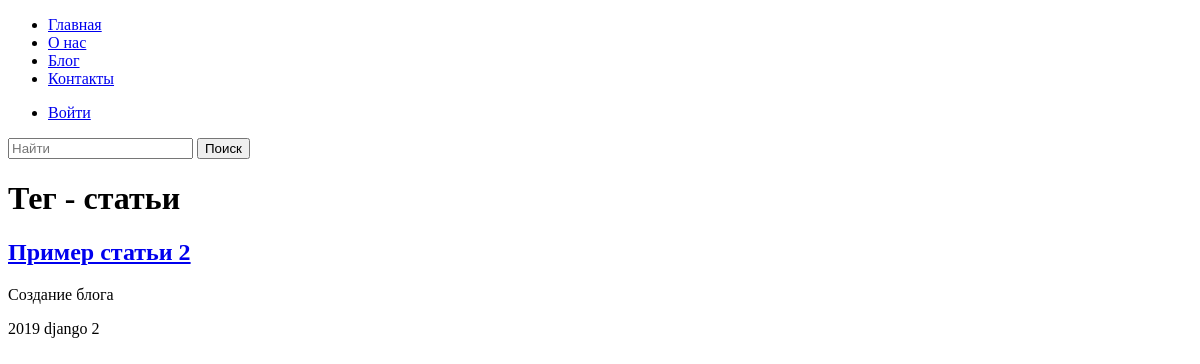
The page /blog/tag/stati/ on the database as committed earlier.
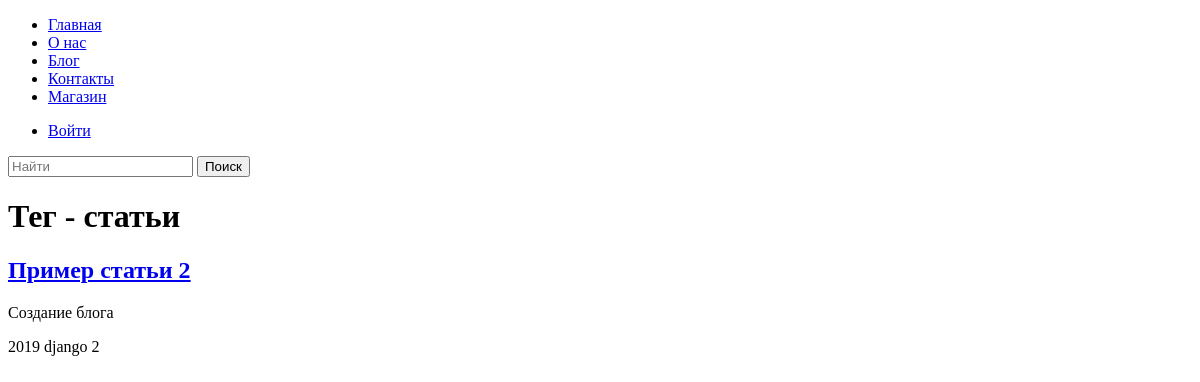
The same page on the database as committed later.
### menu/models.py (models this page shows, shortened)
class MenuItem(MPTTModel):
    name = models.CharField("Название на лат.", max_length=100)
    title = models.CharField("Название пункта на сайте", max_length=100)
    parent = TreeForeignKey(
        'self',
        verbose_name="Род. пункт меню",
        on_delete=models.SET_NULL,
        null=True,
        blank=True,
        related_name='children'
    )
    menu = models.ForeignKey(Menu, verbose_name="Меню", on_delete=models.CASCADE)
    status = models.BooleanField("Отображение", default=False)
    is_auth = models.BooleanField("Только для залогиненых", default=False)
    url = models.CharField("Ссылка на внешний ресурс", max_length=100, null=True, blank=True)
    anchor = models.CharField("Якорь", max_length=255, null=True, blank=True)
    limit = models.Q(app_label="blog", model="post") | \
            models.Q(app_label="blog", model="category") | \
            models.Q(app_label="feedback", model="feedbackmodel") | \
            models.Q(app_label="pages", model="pages")
    content_type = models.ForeignKey(
        ContentType,
        limit_choices_to=limit,
        verbose_name="Ссылка на: ",
        on_delete=models.CASCADE,
        null=True,
        blank=True,)
    object_id = models.PositiveIntegerField(verbose_name='ID записи', default=1, null=True)
    content_object = GenericForeignKey('content_type', 'object_id')
    content_object.short_description = 'ID'
    class Meta:
        verbose_name = "Пункт меню"
        verbose_name_plural = "Пункты меню"

### blog/models.py (models this page shows, shortened)
class Post(models.Model):
    title = models.CharField("Заголовок", max_length=150)
    sub_title = models.CharField("Под заголовок", max_length=150)
    mini_text = models.TextField("Превью статьи", max_length=500)
    text = models.TextField("Статья")
    created = models.DateTimeField("Дата создания", auto_now_add=True)
    publish_date = models.DateTimeField("Дата публикации", default=timezone.now)
    active = models.BooleanField("Опубликовать", default=True)
    sort = models.PositiveIntegerField("Порядок", default=0, unique=True)
    view = models.PositiveIntegerField("Просмотры", default=0)
    tags = models.ManyToManyField(Tag, verbose_name="Теги")
    category = models.ForeignKey(Category, verbose_name="Категория", on_delete=models.SET_NULL, null=True)
    slug = models.SlugField("url", max_length=160, unique=True, null=True)
    def get_absolute_url(self):
        return reverse("post_detail", kwargs={"category": self.category.slug, "slug": self.slug})
    class Meta:
        verbose_name = "Статья"
        verbose_name_plural = "Статьи"
        ordering = ["-created"]

### blog/views.py (the view)
# urls.py: path('tag/<slug:slug>/', TagListView.as_view(), name='tag_view'),
class TagListView(ListView):
    model = Post
    template_name = 'blog/tag-list.html'
    context_object_name = "tag"
    def get_queryset(self):
        return Tag.objects.get(slug=self.kwargs['slug'])

### blog/context_processors.py (called while the page is built)
def category_list(request):
    return {"list_category": Category.objects.all()}

### feedback/models.py (called while the page is built)
    def get_absolute_url(self):
        return reverse("feedback")

### menu/templatetags/menu_tags.py (called while the page is built)
@register.inclusion_tag('menu/tags/menu-item-tag.html', takes_context=True)
def menu(context, get_menu):
    return {
        "items": MenuItem.objects.filter(
            menu__name=get_menu,
            parent__isnull=True
        ),
    }

### pages/models.py (called while the page is built)
    def get_absolute_url(self):
        if self.slug:
            return reverse("page", kwargs={"slug": self.slug})
        else:
            return reverse("page")

### templates/blog/tag-list.html (shortened to what this page needs)
{% extends 'base.html' %}
{% block content %}
    <h1>Тег - {{ tag.name }}</h1>
    <div class="container columns is-multiline">
        {% for post in tag.post_set.all %}
            <article class='column is-3 is-6-tablet'>
                <h2><a href='{{ post.get_absolute_url }}'>{{ post.title }}</a></h2>
                <p>{{ post.sub_title }}</p>
            </article>
        {% endfor %}
    </div>
{% endblock content %}

### templates/menu/tags/menu-item-tag.html
<ul class="">
    {% for item in items %}
    {% if item.url %}
    <li class="">
        <a class="" href="{{ item.url }}">{{ item.title }}</a>
    </li>
    {% elif item.anchor %}
    <li class="">
        <a class="" href="{{ item.get_anchor }}">{{ item.title }}</a>
    </li>
    {% else %}
    <li class="">
        <a class="" href="{{ item.content_object.get_absolute_url }}">{{ item.title }}</a>
    </li>
    {% endif %}
    {% endfor %}
</ul>

Rows that differ between the two databases and show on the page:
changed MenuItem "Блог": url empty → "/blog/" (drawn); content_type_id 14 → empty (drawn)
added MenuItem: title "Магазин"
